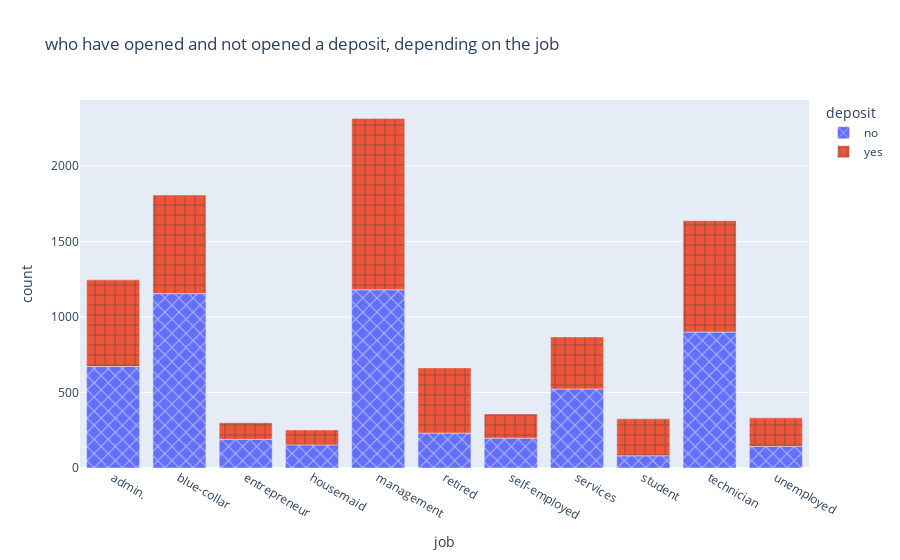

The notebook cell saved with this chart:
### Code cell
# постройте визуализации для открывших и неоткрывших депозит в зависимости от вида профессиональной занятости
deposit_and_job = cleaned.groupby(['deposit','job']).size().reset_index(name='count')

fig_job_and_deposit = px.bar(deposit_and_job, x='job', y='count', color='deposit',pattern_shape="deposit",
                            pattern_shape_sequence=["x", "+"],
                            title='who have opened and not opened a deposit, depending on the job')
fig_job_and_deposit.show()

### Figure 1 — Plotly figure (JSON) as saved in the notebook; plotly's stock layout.template omitted (floating-point values rounded to 4 significant figures)
{"data": [{"alignmentgroup": "True", "hovertemplate": "deposit=no<br>job=%{x}<br>count=%{y}<extra></extra>", "legendgroup": "no", "marker": {"color": "#636efa", "pattern": {"shape": "x"}}, "name": "no", "offsetgroup": "no", "orientation": "v", "showlegend": true, "textposition": "auto", "type": "bar", "x": ["admin.", "blue-collar", "entrepreneur", "housemaid", "management", "retired", "self-employed", "services", "student", "technician", "unemployed"], "xaxis": "x", "y": [672, 1155, 189, 153, 1180, 231, 197, 523, 81, 900, 143], "yaxis": "y"}, {"alignmentgroup": "True", "hovertemplate": "deposit=yes<br>job=%{x}<br>count=%{y}<extra></extra>", "legendgroup": "yes", "marker": {"color": "#EF553B", "pattern": {"shape": "+"}}, "name": "yes", "offsetgroup": "yes", "orientation": "v", "showlegend": true, "textposition": "auto", "type": "bar", "x": ["admin.", "blue-collar", "entrepreneur", "housemaid", "management", "retired", "self-employed", "services", "student", "technician", "unemployed"], "xaxis": "x", "y": [574, 652, 111, 99, 1135, 432, 161, 345, 245, 738, 189], "yaxis": "y"}], "layout": {"barmode": "relative", "legend": {"title": {"text": "deposit"}, "tracegroupgap": 0}, "title": {"text": "who have opened and not opened a deposit, depending on the job"}, "xaxis": {"anchor": "y", "domain": [0, 1], "title": {"text": "job"}}, "yaxis": {"anchor": "x", "domain": [0, 1], "title": {"text": "count"}}}}
